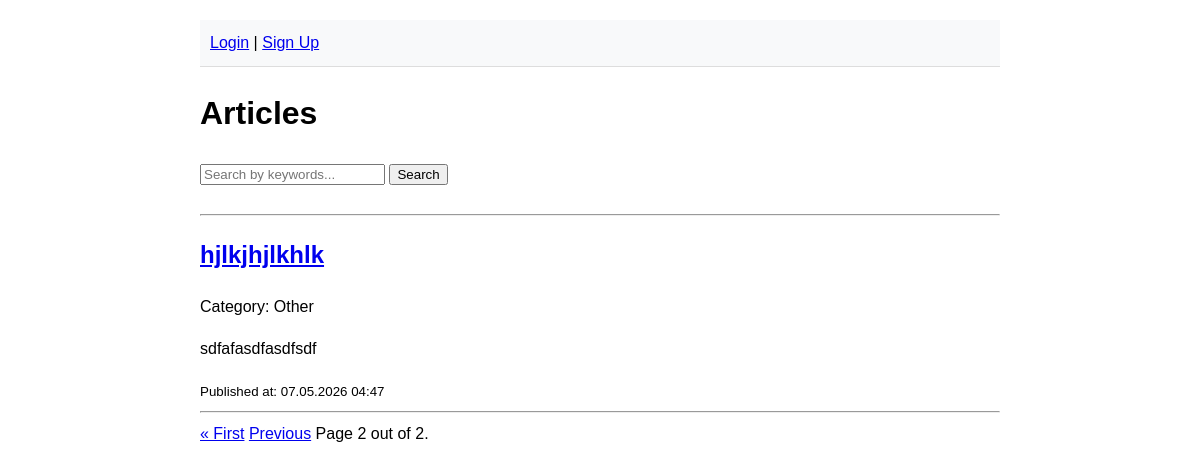
/articles/?page=2, run on the app's committed database.
### blog/models.py (models this page shows, shortened)
class Article(models.Model):
    id = models.AutoField(primary_key=True)
    title = models.CharField(max_length=255)
    content = models.TextField()
    publish_date = models.DateTimeField(auto_now_add=True)
    category = models.ForeignKey(
        Category, on_delete=models.CASCADE, related_name="articles"
    )

class Category(models.Model):
    id = models.AutoField(primary_key=True)
    name = models.CharField(max_length=255)
    description = models.TextField()

### blog/views.py (the view)
# urls.py: path("articles/", views.articles_list, name="article_list"),
def articles_list(request):
    query = request.GET.get("q")
    if query:
        articles = Article.objects.filter(title__icontains=query)
    else:
        articles = Article.objects.all()
    paginator = Paginator(articles, 5)
    page_number = request.GET.get("page")
    page_obj = paginator.get_page(page_number)
    return render(request, "list.html", {"page_obj": page_obj})

### blog/templates/list.html (shortened to what this page needs)
{% extends 'base.html' %}
{% block content %}
<h1>Articles</h1>
<div style="display: flex; gap: 5px;">
  <form
    method="GET"
    action="{% url 'article_list' %}"
    style="margin-bottom: 20px"
  >
    <input
      type="text"
      name="q"
      placeholder="Search by keywords..."
      value="{{ request.GET.q }}"
    />
    <button type="submit">Search</button>
  </form>
</div>
<hr />
<div class="articles">
  {% for article in page_obj %}
  <article>
    <h2><a href="{% url 'article_details' article.id %}">{{ article.title }}</a></h2>
    <p>Category: {{ article.category.name }}</p>
    <p>{{ article.content|truncatewords:30 }}</p>
    <small>Published at: {{ article.publish_date|date:"d.m.Y H:i" }}</small>
  </article>
  <hr />
  {% empty %}
  <p>No articles found!.</p>
  {% endfor %}
</div>
<div class="pagination">
  <span class="step-links">
    {% if page_obj.has_previous %}
    <a href="?page=1{% if request.GET.q %}&q={{ request.GET.q }}{% endif %}"
      >&laquo; First</a
    >
    <a
      href="?page={{ page_obj.previous_page_number }}{% if request.GET.q %}&q={{ request.GET.q }}{% endif %}"
      >Previous</a
    >
    {% endif %}
    <span class="current">
      Page {{ page_obj.number }} out of {{ page_obj.paginator.num_pages }}.
    </span>
  </span>
</div>
{% endblock %}

### blog/templates/base.html (style rules this page uses)
body { font-family: sans-serif; line-height: 1.6; max-width: 800px; margin: 0 auto; padding: 20px; }
button { cursor: pointer; }

### data on the page
Article: title "hjlkjhjlkhlk", category.name "Other", content "sdfafasdfasdfsdf", publish_date "07.05.2026 04:47"

### other printed values
{{ page_obj.number }} "2"
{{ page_obj.paginator.num_pages }} "2"
